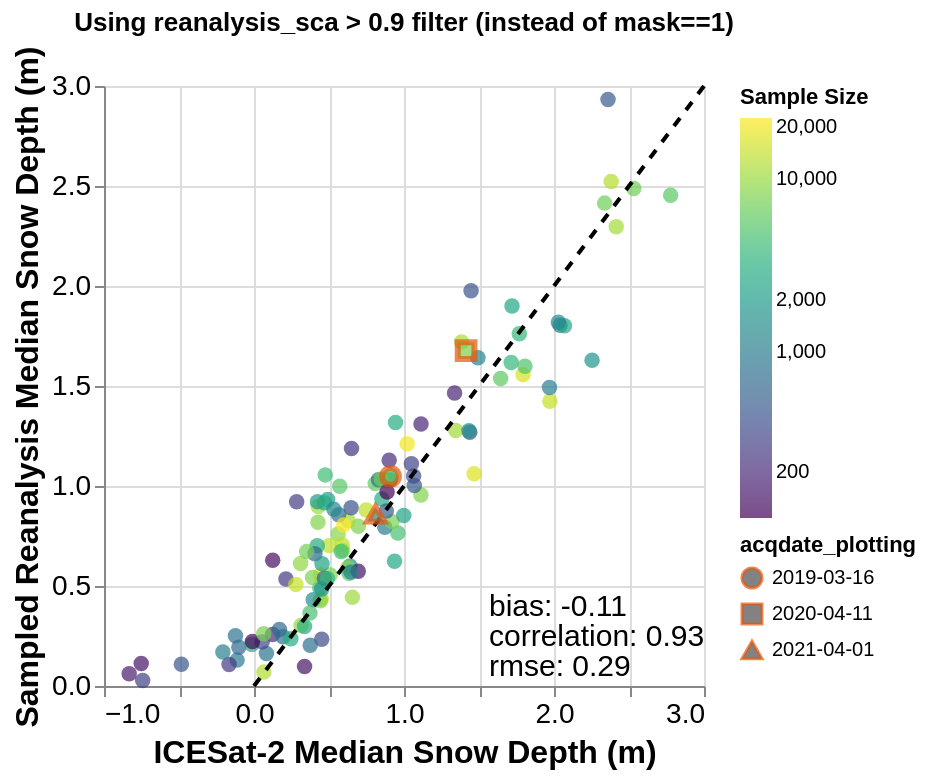

Notebook source saved alongside this figure:
### Code cell
# Same plot but using reanalysis_sca > 0.9 filter instead of mask==1
# Create new filtered dataset
atl06sr_gdf_sca = atl06sr_gdf[(atl06sr_gdf['reanalysis_sca'] > 0.9) & (atl06sr_gdf['slope'] < 20)]
atl06sr_gdf_sca['n'] = atl06sr_gdf_sca.groupby('acqdate')['acqdate'].transform('count')

# Calculate medians per date and also get sample size per date
medians_sca = atl06sr_gdf_sca.loc[(atl06sr_gdf_sca['n'] > 100), 
                                   ['icesat2_3dep_dif', 'reanalysis_sd', 'acqdate']].dropna().groupby('acqdate').median()
# Get sample size per date
sample_counts = atl06sr_gdf_sca.loc[(atl06sr_gdf_sca['n'] > 100), 
                                     ['icesat2_3dep_dif', 'reanalysis_sd', 'acqdate']].dropna().groupby('acqdate').size()
medians_sca['sample_size'] = sample_counts
medians_sca['acqdate_dt'] = pd.to_datetime(medians_sca.index)
medians_sca['acqdate_plotting'] = medians_sca['acqdate_dt'].astype('str')

# Calculate metrics for SCA-filtered data (all dates, no snow_presence filter)
bias_sca = np.mean(medians_sca['icesat2_3dep_dif'] - medians_sca['reanalysis_sd'])
correlation_sca = np.corrcoef(medians_sca['icesat2_3dep_dif'].dropna(),
                              medians_sca['reanalysis_sd'].dropna())[0,1]
rmse_sca = np.sqrt(np.nanmean((medians_sca['icesat2_3dep_dif'] - medians_sca['reanalysis_sd'])**2))

print(f"Metrics using reanalysis_sca > 0.9 filter:")
print(f"  Bias: {bias_sca:.2f}")
print(f"  Correlation: {correlation_sca:.2f}")
print(f"  RMSE: {rmse_sca:.2f}")
print(f"  Number of dates: {len(medians_sca)}")

metrics_data_sca = pd.DataFrame({
    'metric': [bias_sca, correlation_sca, rmse_sca],
    'metric_label': ['bias', 'correlation', 'rmse'],
    'labels': ['is2_r'] * 3,
    'x_pos': [1.5, 1.5, 1.5],
    'y_pos': [0.4, 0.25, 0.1]
})
metrics_data_sca['metric_2f'] = metrics_data_sca['metric'].round(2)

# Create plot sources (no snow_presence filter - using all dates)
source_nh_sca = medians_sca[~medians_sca['acqdate_dt'].isin(highlight_dates)]
source_h_sca = medians_sca[medians_sca['acqdate_dt'].isin(highlight_dates)]

# Create a small DataFrame for the 1:1 line
line_data = pd.DataFrame({
    'x': [0, 3],
    'y': [0, 3]
})

main_chart_sca = alt.layer(alt.Chart(source_nh_sca).mark_point(size=60, filled=True).encode(
    x=alt.X('icesat2_3dep_dif', axis=alt.Axis(title='ICESat-2 Median Snow Depth (m)', titleFontSize=16)),
    y=alt.Y('reanalysis_sd', axis=alt.Axis(title='Sampled Reanalysis Median Snow Depth (m)', titleFontSize=16)),
    color=alt.Color('sample_size:Q', scale=alt.Scale(scheme='viridis', type='log'), legend=alt.Legend(title='Sample Size'))
),
    alt.Chart(line_data).mark_line(color='black', strokeDash=[5, 5]).encode(
    x='x:Q',
    y='y:Q')
) + alt.Chart(metrics_data_sca).mark_text(
    align='left',
    baseline='middle',
    dx=5,
    fontSize=15
).transform_calculate(
    annotation_text = "datum.metric_label + ': ' + datum.metric_2f"
).encode(
    x=alt.X('x_pos:Q'),
    y=alt.Y('y_pos:Q'),
    text='annotation_text:N'
)

highlight_chart_sca = alt.Chart(source_h_sca).mark_point(size=70, filled=True, stroke=highlight_color, strokeWidth=3).encode(
    x=alt.X('icesat2_3dep_dif'),
    y=alt.Y('reanalysis_sd'),
    color=alt.Color('sample_size:Q', scale=alt.Scale(scheme='viridis', type='log'), legend=None),
    shape=alt.Shape('acqdate_plotting:N')
)

final_chart_sca = (main_chart_sca + highlight_chart_sca).properties(
    title='Using reanalysis_sca > 0.9 filter (instead of mask==1)'
)
final_chart_sca.configure_axis(
    labelFontSize=14,
    titleFontSize=16
)

### Figure 1 — Vega-Lite specification as saved in the notebook (floating-point values rounded to 4 significant figures)
{"config": {"view": {"continuousWidth": 300, "continuousHeight": 300}, "axis": {"labelFontSize": 14, "titleFontSize": 16}}, "layer": [{"data": {"name": "data-ada8a712c50735952d77daf171febe1b"}, "mark": {"type": "point", "filled": true, "size": 60}, "encoding": {"color": {"field": "sample_size", "legend": {"title": "Sample Size"}, "scale": {"scheme": "viridis", "type": "log"}, "type": "quantitative"}, "x": {"axis": {"title": "ICESat-2 Median Snow Depth (m)", "titleFontSize": 16}, "field": "icesat2_3dep_dif", "type": "quantitative"}, "y": {"axis": {"title": "Sampled Reanalysis Median Snow Depth (m)", "titleFontSize": 16}, "field": "reanalysis_sd", "type": "quantitative"}}}, {"data": {"name": "data-f6d2dfe0eccf9d704325a11da2fb5a38"}, "mark": {"type": "line", "color": "black", "strokeDash": [5, 5]}, "encoding": {"x": {"field": "x", "type": "quantitative"}, "y": {"field": "y", "type": "quantitative"}}}, {"data": {"name": "data-d3f11c77ad6957bf02ce4fa729709d14"}, "mark": {"type": "text", "align": "left", "baseline": "middle", "dx": 5, "fontSize": 15}, "encoding": {"text": {"field": "annotation_text", "type": "nominal"}, "x": {"field": "x_pos", "type": "quantitative"}, "y": {"field": "y_pos", "type": "quantitative"}}, "transform": [{"calculate": "datum.metric_label + ': ' + datum.metric_2f", "as": "annotation_text"}]}, {"data": {"name": "data-349c8313baa6935eae62a1af700e3a6e"}, "mark": {"type": "point", "filled": true, "size": 70, "stroke": "#E6550D", "strokeWidth": 3}, "encoding": {"color": {"field": "sample_size", "legend": null, "scale": {"scheme": "viridis", "type": "log"}, "type": "quantitative"}, "shape": {"field": "acqdate_plotting", "type": "nominal"}, "x": {"field": "icesat2_3dep_dif", "type": "quantitative"}, "y": {"field": "reanalysis_sd", "type": "quantitative"}}}], "title": "Using reanalysis_sca > 0.9 filter (instead of mask==1)", "$schema": "https://vega.github.io/schema/vega-lite/v5.20.1.json", "datasets": {"data-ada8a712c50735952d77daf171febe1b": [{"icesat2_3dep_dif": 0.3136, "reanalysis_sd": 0.302, "sample_size": 9551, "acqdate_dt": "2018-12-03T00:00:00", "acqdate_plotting": "2018-12-03"}, {"icesat2_3dep_dif": 0.5075, "reanalysis_sd": 0.5556, "sample_size": 7902, "acqdate_dt": "2018-12-07T00:00:00", "acqdate_plotting": "2018-12-07"}, {"icesat2_3dep_dif": 0.4491, "reanalysis_sd": 0.4348, "sample_size": 13618, "acqdate_dt": "2018-12-11T00:00:00", "acqdate_plotting": "2018-12-11"}, {"icesat2_3dep_dif": 0.4418, "reanalysis_sd": 0.426, "sample_size": 8327, "acqdate_dt": "2018-12-12T00:00:00", "acqdate_plotting": "2018-12-12"}, {"icesat2_3dep_dif": -0.1125, "reanalysis_sd": 0.1294, "sample_size": 947, "acqdate_dt": "2018-12-15T00:00:00", "acqdate_plotting": "2018-12-15"}, {"icesat2_3dep_dif": 0.3949, "reanalysis_sd": 0.431, "sample_size": 1436, "acqdate_dt": "2018-12-16T00:00:00", "acqdate_plotting": "2018-12-16"}, {"icesat2_3dep_dif": -0.1012, "reanalysis_sd": 0.1934, "sample_size": 667, "acqdate_dt": "2018-12-19T00:00:00", "acqdate_plotting": "2018-12-19"}, {"icesat2_3dep_dif": 0.4384, "reanalysis_sd": 0.4904, "sample_size": 4459, "acqdate_dt": "2019-01-05T00:00:00", "acqdate_plotting": "2019-01-05"}, {"icesat2_3dep_dif": -0.01378, "reanalysis_sd": 0.207, "sample_size": 3047, "acqdate_dt": "2019-01-09T00:00:00", "acqdate_plotting": "2019-01-09"}, {"icesat2_3dep_dif": 0.9591, "reanalysis_sd": 0.7652, "sample_size": 4696, "acqdate_dt": "2019-01-10T00:00:00", "acqdate_plotting": "2019-01-10"}, {"icesat2_3dep_dif": 0.7481, "reanalysis_sd": 0.8804, "sample_size": 13655, "acqdate_dt": "2019-01-13T00:00:00", "acqdate_plotting": "2019-01-13"}, {"icesat2_3dep_dif": 0.124, "reanalysis_sd": 0.257, "sample_size": 214, "acqdate_dt": "2019-01-14T00:00:00", "acqdate_plotting": "2019-01-14"}, {"icesat2_3dep_dif": 0.9367, "reanalysis_sd": 0.6238, "sample_size": 2545, "acqdate_dt": "2019-01-22T00:00:00", "acqdate_plotting": "2019-01-22"}, {"icesat2_3dep_dif": 1.973, "reanalysis_sd": 1.424, "sample_size": 14070, "acqdate_dt": "2019-02-07T00:00:00", "acqdate_plotting": "2019-02-07"}, {"icesat2_3dep_dif": 0.8525, "reanalysis_sd": 0.9354, "sample_size": 3043, "acqdate_dt": "2019-02-08T00:00:00", "acqdate_plotting": "2019-02-08"}, {"icesat2_3dep_dif": 1.468, "reanalysis_sd": 1.061, "sample_size": 17039, "acqdate_dt": "2019-02-11T00:00:00", "acqdate_plotting": "2019-02-11"}, {"icesat2_3dep_dif": 0.6398, "reanalysis_sd": 0.6002, "sample_size": 1654, "acqdate_dt": "2019-02-12T00:00:00", "acqdate_plotting": "2019-02-12"}, {"icesat2_3dep_dif": 1.113, "reanalysis_sd": 0.955, "sample_size": 8367, "acqdate_dt": "2019-02-19T00:00:00", "acqdate_plotting": "2019-02-19"}, {"icesat2_3dep_dif": 1.384, "reanalysis_sd": 1.72, "sample_size": 11225, "acqdate_dt": "2019-03-04T00:00:00", "acqdate_plotting": "2019-03-04"}, {"icesat2_3dep_dif": 2.36, "reanalysis_sd": 2.933, "sample_size": 482, "acqdate_dt": "2019-03-08T00:00:00", "acqdate_plotting": "2019-03-08"}, {"icesat2_3dep_dif": 1.715, "reanalysis_sd": 1.618, "sample_size": 3723, "acqdate_dt": "2019-03-09T00:00:00", "acqdate_plotting": "2019-03-09"}, {"icesat2_3dep_dif": 2.381, "reanalysis_sd": 2.522, "sample_size": 12360, "acqdate_dt": "2019-03-12T00:00:00", "acqdate_plotting": "2019-03-12"}, {"icesat2_3dep_dif": 1.794, "reanalysis_sd": 1.557, "sample_size": 16076, "acqdate_dt": "2019-03-17T00:00:00", "acqdate_plotting": "2019-03-17"}, {"icesat2_3dep_dif": 1.439, "reanalysis_sd": 1.269, "sample_size": 414, "acqdate_dt": "2019-03-21T00:00:00", "acqdate_plotting": "2019-03-21"}, {"icesat2_3dep_dif": 0.2844, "reanalysis_sd": 0.9214, "sample_size": 287, "acqdate_dt": "2019-04-02T00:00:00", "acqdate_plotting": "2019-04-02"}, {"icesat2_3dep_dif": 2.532, "reanalysis_sd": 2.487, "sample_size": 7007, "acqdate_dt": "2019-04-06T00:00:00", "acqdate_plotting": "2019-04-06"}, {"icesat2_3dep_dif": 2.415, "reanalysis_sd": 2.296, "sample_size": 10938, "acqdate_dt": "2019-04-10T00:00:00", "acqdate_plotting": "2019-04-10"}, {"icesat2_3dep_dif": 2.778, "reanalysis_sd": 2.454, "sample_size": 5798, "acqdate_dt": "2019-04-11T00:00:00", "acqdate_plotting": "2019-04-11"}, {"icesat2_3dep_dif": 2.337, "reanalysis_sd": 2.414, "sample_size": 6905, "acqdate_dt": "2019-04-14T00:00:00", "acqdate_plotting": "2019-04-14"}, {"icesat2_3dep_dif": 1.113, "reanalysis_sd": 1.31, "sample_size": 185, "acqdate_dt": "2019-04-15T00:00:00", "acqdate_plotting": "2019-04-15"}, {"icesat2_3dep_dif": 1.644, "reanalysis_sd": 1.537, "sample_size": 5899, "acqdate_dt": "2019-04-18T00:00:00", "acqdate_plotting": "2019-04-18"}, {"icesat2_3dep_dif": 2.04, "reanalysis_sd": 1.804, "sample_size": 1038, "acqdate_dt": "2019-04-19T00:00:00", "acqdate_plotting": "2019-04-19"}, {"icesat2_3dep_dif": 2.07, "reanalysis_sd": 1.801, "sample_size": 2627, "acqdate_dt": "2019-04-22T00:00:00", "acqdate_plotting": "2019-04-22"}, {"icesat2_3dep_dif": 2.029, "reanalysis_sd": 1.819, "sample_size": 1265, "acqdate_dt": "2019-04-23T00:00:00", "acqdate_plotting": "2019-04-23"}, {"icesat2_3dep_dif": 1.769, "reanalysis_sd": 1.761, "sample_size": 3698, "acqdate_dt": "2019-05-05T00:00:00", "acqdate_plotting": "2019-05-05"}, {"icesat2_3dep_dif": 1.97, "reanalysis_sd": 1.492, "sample_size": 1055, "acqdate_dt": "2019-05-09T00:00:00", "acqdate_plotting": "2019-05-09"}, {"icesat2_3dep_dif": 2.254, "reanalysis_sd": 1.629, "sample_size": 1790, "acqdate_dt": "2019-05-13T00:00:00", "acqdate_plotting": "2019-05-13"}, {"icesat2_3dep_dif": 1.806, "reanalysis_sd": 1.599, "sample_size": 5167, "acqdate_dt": "2019-05-14T00:00:00", "acqdate_plotting": "2019-05-14"}, {"icesat2_3dep_dif": 1.72, "reanalysis_sd": 1.9, "sample_size": 2604, "acqdate_dt": "2019-05-18T00:00:00", "acqdate_plotting": "2019-05-18"}, {"icesat2_3dep_dif": 0.9012, "reanalysis_sd": 1.129, "sample_size": 210, "acqdate_dt": "2019-06-03T00:00:00", "acqdate_plotting": "2019-06-03"}, {"icesat2_3dep_dif": 1.337, "reanalysis_sd": 1.465, "sample_size": 177, "acqdate_dt": "2019-06-07T00:00:00", "acqdate_plotting": "2019-06-07"}, {"icesat2_3dep_dif": 1.447, "reanalysis_sd": 1.976, "sample_size": 430, "acqdate_dt": "2019-06-11T00:00:00", "acqdate_plotting": "2019-06-11"}, {"icesat2_3dep_dif": 1.493, "reanalysis_sd": 1.642, "sample_size": 1245, "acqdate_dt": "2019-06-12T00:00:00", "acqdate_plotting": "2019-06-12"}, {"icesat2_3dep_dif": 0.65, "reanalysis_sd": 1.188, "sample_size": 242, "acqdate_dt": "2019-07-11T00:00:00", "acqdate_plotting": "2019-07-11"}, {"icesat2_3dep_dif": 0.4515, "reanalysis_sd": 0.2342, "sample_size": 357, "acqdate_dt": "2019-12-01T00:00:00", "acqdate_plotting": "2019-12-01"}, {"icesat2_3dep_dif": 0.6561, "reanalysis_sd": 0.4432, "sample_size": 10396, "acqdate_dt": "2019-12-05T00:00:00", "acqdate_plotting": "2019-12-05"}, {"icesat2_3dep_dif": 0.6252, "reanalysis_sd": 0.5904, "sample_size": 9283, "acqdate_dt": "2019-12-09T00:00:00", "acqdate_plotting": "2019-12-09"}, {"icesat2_3dep_dif": 0.4443, "reanalysis_sd": 0.5552, "sample_size": 16784, "acqdate_dt": "2019-12-11T00:00:00", "acqdate_plotting": "2019-12-11"}, {"icesat2_3dep_dif": 0.3371, "reanalysis_sd": 0.2972, "sample_size": 3015, "acqdate_dt": "2019-12-30T00:00:00", "acqdate_plotting": "2019-12-30"}, {"icesat2_3dep_dif": 0.5605, "reanalysis_sd": 0.7596, "sample_size": 8810, "acqdate_dt": "2020-01-03T00:00:00", "acqdate_plotting": "2020-01-03"}, {"icesat2_3dep_dif": 0.502, "reanalysis_sd": 0.703, "sample_size": 13294, "acqdate_dt": "2020-01-07T00:00:00", "acqdate_plotting": "2020-01-07"}, {"icesat2_3dep_dif": 0.5881, "reanalysis_sd": 0.7068, "sample_size": 13551, "acqdate_dt": "2020-01-09T00:00:00", "acqdate_plotting": "2020-01-09"}, {"icesat2_3dep_dif": 0.4217, "reanalysis_sd": 0.7012, "sample_size": 2902, "acqdate_dt": "2020-01-11T00:00:00", "acqdate_plotting": "2020-01-11"}, {"icesat2_3dep_dif": 0.4911, "reanalysis_sd": 0.9322, "sample_size": 2256, "acqdate_dt": "2020-01-13T00:00:00", "acqdate_plotting": "2020-01-13"}, {"icesat2_3dep_dif": 0.4262, "reanalysis_sd": 0.8184, "sample_size": 8343, "acqdate_dt": "2020-01-15T00:00:00", "acqdate_plotting": "2020-01-15"}, {"icesat2_3dep_dif": 0.1935, "reanalysis_sd": 0.2464, "sample_size": 717, "acqdate_dt": "2020-01-17T00:00:00", "acqdate_plotting": "2020-01-17"}, {"icesat2_3dep_dif": 0.6954, "reanalysis_sd": 0.799, "sample_size": 8064, "acqdate_dt": "2020-01-19T00:00:00", "acqdate_plotting": "2020-01-19"}, {"icesat2_3dep_dif": 0.337, "reanalysis_sd": 0.098, "sample_size": 141, "acqdate_dt": "2020-01-21T00:00:00", "acqdate_plotting": "2020-01-21"}, {"icesat2_3dep_dif": 0.3107, "reanalysis_sd": 0.6122, "sample_size": 9457, "acqdate_dt": "2020-02-01T00:00:00", "acqdate_plotting": "2020-02-01"}, {"icesat2_3dep_dif": 0.6281, "reanalysis_sd": 0.826, "sample_size": 11120, "acqdate_dt": "2020-02-05T00:00:00", "acqdate_plotting": "2020-02-05"}, {"icesat2_3dep_dif": 0.3904, "reanalysis_sd": 0.5428, "sample_size": 8058, "acqdate_dt": "2020-02-07T00:00:00", "acqdate_plotting": "2020-02-07"}, {"icesat2_3dep_dif": 0.8083, "reanalysis_sd": 1.013, "sample_size": 6247, "acqdate_dt": "2020-02-09T00:00:00", "acqdate_plotting": "2020-02-09"}, {"icesat2_3dep_dif": 0.5916, "reanalysis_sd": 0.678, "sample_size": 10569, "acqdate_dt": "2020-02-11T00:00:00", "acqdate_plotting": "2020-02-11"}, {"icesat2_3dep_dif": 0.4278, "reanalysis_sd": 0.8978, "sample_size": 10481, "acqdate_dt": "2020-02-13T00:00:00", "acqdate_plotting": "2020-02-13"}, {"icesat2_3dep_dif": 0.9099, "reanalysis_sd": 1.035, "sample_size": 7681, "acqdate_dt": "2020-02-15T00:00:00", "acqdate_plotting": "2020-02-15"}, {"icesat2_3dep_dif": 0.4233, "reanalysis_sd": 0.9218, "sample_size": 1933, "acqdate_dt": "2020-02-17T00:00:00", "acqdate_plotting": "2020-02-17"}, {"icesat2_3dep_dif": 0.4062, "reanalysis_sd": 0.661, "sample_size": 638, "acqdate_dt": "2020-02-19T00:00:00", "acqdate_plotting": "2020-02-19"}, {"icesat2_3dep_dif": 0.5812, "reanalysis_sd": 0.6722, "sample_size": 4295, "acqdate_dt": "2020-03-05T00:00:00", "acqdate_plotting": "2020-03-05"}, {"icesat2_3dep_dif": 0.213, "reanalysis_sd": 0.5352, "sample_size": 257, "acqdate_dt": "2020-03-06T00:00:00", "acqdate_plotting": "2020-03-06"}, {"icesat2_3dep_dif": 0.6337, "reanalysis_sd": 0.5636, "sample_size": 5131, "acqdate_dt": "2020-03-09T00:00:00", "acqdate_plotting": "2020-03-09"}, {"icesat2_3dep_dif": 0.695, "reanalysis_sd": 0.5736, "sample_size": 135, "acqdate_dt": "2020-03-10T00:00:00", "acqdate_plotting": "2020-03-10"}, {"icesat2_3dep_dif": 0.475, "reanalysis_sd": 1.056, "sample_size": 4327, "acqdate_dt": "2020-03-13T00:00:00", "acqdate_plotting": "2020-03-13"}, {"icesat2_3dep_dif": 0.4695, "reanalysis_sd": 0.916, "sample_size": 2738, "acqdate_dt": "2020-04-03T00:00:00", "acqdate_plotting": "2020-04-03"}, {"icesat2_3dep_dif": 1.345, "reanalysis_sd": 1.278, "sample_size": 10747, "acqdate_dt": "2020-04-07T00:00:00", "acqdate_plotting": "2020-04-07"}, {"icesat2_3dep_dif": 1.069, "reanalysis_sd": 1.002, "sample_size": 467, "acqdate_dt": "2020-04-12T00:00:00", "acqdate_plotting": "2020-04-12"}, {"icesat2_3dep_dif": 0.9434, "reanalysis_sd": 1.318, "sample_size": 2967, "acqdate_dt": "2020-04-15T00:00:00", "acqdate_plotting": "2020-04-15"}, {"icesat2_3dep_dif": 1.049, "reanalysis_sd": 1.111, "sample_size": 308, "acqdate_dt": "2020-04-16T00:00:00", "acqdate_plotting": "2020-04-16"}, {"icesat2_3dep_dif": 0.5649, "reanalysis_sd": 0.8566, "sample_size": 703, "acqdate_dt": "2020-05-02T00:00:00", "acqdate_plotting": "2020-05-02"}, {"icesat2_3dep_dif": 0.5328, "reanalysis_sd": 0.8832, "sample_size": 1322, "acqdate_dt": "2020-05-06T00:00:00", "acqdate_plotting": "2020-05-06"}, {"icesat2_3dep_dif": 0.907, "reanalysis_sd": 1.03, "sample_size": 864, "acqdate_dt": "2020-05-10T00:00:00", "acqdate_plotting": "2020-05-10"}, {"icesat2_3dep_dif": 0.06562, "reanalysis_sd": 0.0694, "sample_size": 12153, "acqdate_dt": "2020-11-09T00:00:00", "acqdate_plotting": "2020-11-09"}, {"icesat2_3dep_dif": -0.7421, "reanalysis_sd": 0.027, "sample_size": 298, "acqdate_dt": "2020-11-11T00:00:00", "acqdate_plotting": "2020-11-11"}, {"icesat2_3dep_dif": -0.832, "reanalysis_sd": 0.061, "sample_size": 160, "acqdate_dt": "2020-11-13T00:00:00", "acqdate_plotting": "2020-11-13"}, {"icesat2_3dep_dif": -0.4842, "reanalysis_sd": 0.1084, "sample_size": 449, "acqdate_dt": "2020-11-17T00:00:00", "acqdate_plotting": "2020-11-17"}, {"icesat2_3dep_dif": -0.1663, "reanalysis_sd": 0.108, "sample_size": 264, "acqdate_dt": "2020-12-02T00:00:00", "acqdate_plotting": "2020-12-02"}, {"icesat2_3dep_dif": -0.1235, "reanalysis_sd": 0.2514, "sample_size": 799, "acqdate_dt": "2020-12-06T00:00:00", "acqdate_plotting": "2020-12-06"}, {"icesat2_3dep_dif": 0.08263, "reanalysis_sd": 0.1626, "sample_size": 823, "acqdate_dt": "2020-12-08T00:00:00", "acqdate_plotting": "2020-12-08"}, {"icesat2_3dep_dif": 0.0541, "reanalysis_sd": 0.2206, "sample_size": 321, "acqdate_dt": "2020-12-10T00:00:00", "acqdate_plotting": "2020-12-10"}, {"icesat2_3dep_dif": 0.3748, "reanalysis_sd": 0.2034, "sample_size": 785, "acqdate_dt": "2020-12-14T00:00:00", "acqdate_plotting": "2020-12-14"}, {"icesat2_3dep_dif": -0.2074, "reanalysis_sd": 0.1704, "sample_size": 1060, "acqdate_dt": "2020-12-16T00:00:00", "acqdate_plotting": "2020-12-16"}, {"icesat2_3dep_dif": 0.2459, "reanalysis_sd": 0.236, "sample_size": 2991, "acqdate_dt": "2020-12-31T00:00:00", "acqdate_plotting": "2020-12-31"}, {"icesat2_3dep_dif": -0.01061, "reanalysis_sd": 0.2222, "sample_size": 119, "acqdate_dt": "2021-01-04T00:00:00", "acqdate_plotting": "2021-01-04"}, {"icesat2_3dep_dif": 0.0649, "reanalysis_sd": 0.261, "sample_size": 7557, "acqdate_dt": "2021-01-06T00:00:00", "acqdate_plotting": "2021-01-06"}, {"icesat2_3dep_dif": 0.1697, "reanalysis_sd": 0.283, "sample_size": 693, "acqdate_dt": "2021-01-08T00:00:00", "acqdate_plotting": "2021-01-08"}, {"icesat2_3dep_dif": 0.3729, "reanalysis_sd": 0.365, "sample_size": 4785, "acqdate_dt": "2021-01-10T00:00:00", "acqdate_plotting": "2021-01-10"}, {"icesat2_3dep_dif": 0.4534, "reanalysis_sd": 0.6112, "sample_size": 2272, "acqdate_dt": "2021-01-18T00:00:00", "acqdate_plotting": "2021-01-18"}, {"icesat2_3dep_dif": 0.4689, "reanalysis_sd": 0.5388, "sample_size": 583, "acqdate_dt": "2021-01-29T00:00:00", "acqdate_plotting": "2021-01-29"}, {"icesat2_3dep_dif": 0.872, "reanalysis_sd": 0.7934, "sample_size": 995, "acqdate_dt": "2021-02-02T00:00:00", "acqdate_plotting": "2021-02-02"}, {"icesat2_3dep_dif": 0.2794, "reanalysis_sd": 0.508, "sample_size": 14572, "acqdate_dt": "2021-02-04T00:00:00", "acqdate_plotting": "2021-02-04"}, {"icesat2_3dep_dif": 0.9202, "reanalysis_sd": 0.8218, "sample_size": 7757, "acqdate_dt": "2021-02-06T00:00:00", "acqdate_plotting": "2021-02-06"}, {"icesat2_3dep_dif": 0.5979, "reanalysis_sd": 0.8054, "sample_size": 22690, "acqdate_dt": "2021-02-08T00:00:00", "acqdate_plotting": "2021-02-08"}, {"icesat2_3dep_dif": 0.4894, "reanalysis_sd": 0.5368, "sample_size": 3705, "acqdate_dt": "2021-02-16T00:00:00", "acqdate_plotting": "2021-02-16"}, {"icesat2_3dep_dif": 0.4513, "reanalysis_sd": 0.4848, "sample_size": 1654, "acqdate_dt": "2021-02-27T00:00:00", "acqdate_plotting": "2021-02-27"}, {"icesat2_3dep_dif": -0.7519, "reanalysis_sd": 0.1124, "sample_size": 141, "acqdate_dt": "2021-03-05T00:00:00", "acqdate_plotting": "2021-03-05"}, {"icesat2_3dep_dif": 0.9986, "reanalysis_sd": 0.852, "sample_size": 2456, "acqdate_dt": "2021-03-07T00:00:00", "acqdate_plotting": "2021-03-07"}, {"icesat2_3dep_dif": 0.351, "reanalysis_sd": 0.6719, "sample_size": 7128, "acqdate_dt": "2021-03-09T00:00:00", "acqdate_plotting": "2021-03-09"}, {"icesat2_3dep_dif": 1.433, "reanalysis_sd": 1.276, "sample_size": 1624, "acqdate_dt": "2021-03-11T00:00:00", "acqdate_plotting": "2021-03-11"}, {"icesat2_3dep_dif": 1.021, "reanalysis_sd": 1.211, "sample_size": 20748, "acqdate_dt": "2021-03-13T00:00:00", "acqdate_plotting": "2021-03-13"}, {"icesat2_3dep_dif": 0.6466, "reanalysis_sd": 0.5694, "sample_size": 1110, "acqdate_dt": "2021-03-17T00:00:00", "acqdate_plotting": "2021-03-17"}, {"icesat2_3dep_dif": 0.83, "reanalysis_sd": 1.031, "sample_size": 804, "acqdate_dt": "2021-04-05T00:00:00", "acqdate_plotting": "2021-04-05"}, {"icesat2_3dep_dif": 0.5714, "reanalysis_sd": 0.9988, "sample_size": 5689, "acqdate_dt": "2021-04-07T00:00:00", "acqdate_plotting": "2021-04-07"}, {"icesat2_3dep_dif": 0.8483, "reanalysis_sd": 1.035, "sample_size": 7043, "acqdate_dt": "2021-04-11T00:00:00", "acqdate_plotting": "2021-04-11"}, {"icesat2_3dep_dif": 0.8823, "reanalysis_sd": 0.8754, "sample_size": 525, "acqdate_dt": "2021-04-13T00:00:00", "acqdate_plotting": "2021-04-13"}, {"icesat2_3dep_dif": 1.064, "reanalysis_sd": 1.05, "sample_size": 382, "acqdate_dt": "2021-04-17T00:00:00", "acqdate_plotting": "2021-04-17"}, {"icesat2_3dep_dif": 0.1247, "reanalysis_sd": 0.6292, "sample_size": 131, "acqdate_dt": "2021-05-06T00:00:00", "acqdate_plotting": "2021-05-06"}, {"icesat2_3dep_dif": 0.8872, "reanalysis_sd": 0.9698, "sample_size": 108, "acqdate_dt": "2021-05-08T00:00:00", "acqdate_plotting": "2021-05-08"}, {"icesat2_3dep_dif": 0.6472, "reanalysis_sd": 0.891, "sample_size": 408, "acqdate_dt": "2021-05-10T00:00:00", "acqdate_plotting": "2021-05-10"}], "data-f6d2dfe0eccf9d704325a11da2fb5a38": [{"x": 0, "y": 0}, {"x": 3, "y": 3}], "data-d3f11c77ad6957bf02ce4fa729709d14": [{"metric": -0.1117, "metric_label": "bias", "labels": "is2_r", "x_pos": 1.5, "y_pos": 0.4, "metric_2f": -0.11}, {"metric": 0.9297, "metric_label": "correlation", "labels": "is2_r", "x_pos": 1.5, "y_pos": 0.25, "metric_2f": 0.93}, {"metric": 0.2894, "metric_label": "rmse", "labels": "is2_r", "x_pos": 1.5, "y_pos": 0.1, "metric_2f": 0.29}], "data-349c8313baa6935eae62a1af700e3a6e": [{"icesat2_3dep_dif": 0.9104, "reanalysis_sd": 1.048, "sample_size": 6047, "acqdate_dt": "2019-03-16T00:00:00", "acqdate_plotting": "2019-03-16"}, {"icesat2_3dep_dif": 1.414, "reanalysis_sd": 1.677, "sample_size": 7847, "acqdate_dt": "2020-04-11T00:00:00", "acqdate_plotting": "2020-04-11"}, {"icesat2_3dep_dif": 0.8106, "reanalysis_sd": 0.8584, "sample_size": 1614, "acqdate_dt": "2021-04-01T00:00:00", "acqdate_plotting": "2021-04-01"}]}}
